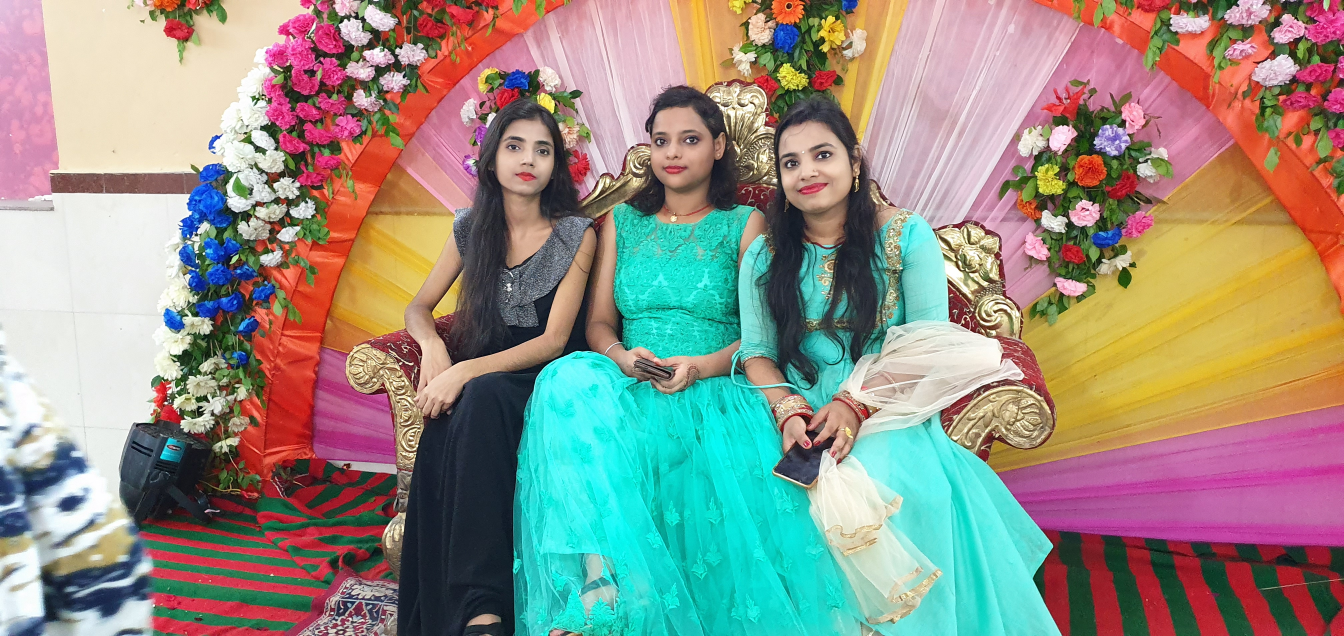
#> input picture ex.jpg, 4032 x 1908 px (shown at 1/3 size)
$ python tutorial11.py
#> lines starting #> are read from the running program, lines starting #| are printed output that depends on the picture; after the words box and inside, x2 and y2 are one past the last pixel; in counts of white or black regions, pixels touching at a corner belong together
#bitwise operation
import cv2
import numpy as np


img1=np.zeros((250,500,3),np.uint8)
img1=cv2.rectangle(img1,(200,0),(300,100),(255,255,255),-1)
img2=cv2.imread('ex.jpg')
#> img2 is the input picture: shape (1908, 4032, 3); mean B, G, R 132.4, 144.1, 147.9
img2=cv2.resize(img2,(500,250))
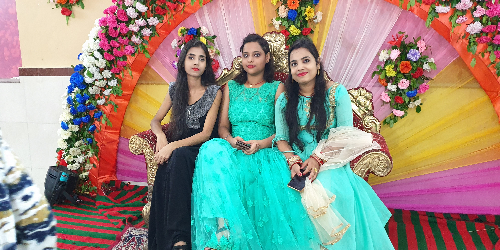
#> img2: shape (250, 500, 3); mean B, G, R 132.3, 144.1, 147.8
print(img2.shape)
#| (250, 500, 3)
bitwiseand=cv2.bitwise_xor(img2,img1)
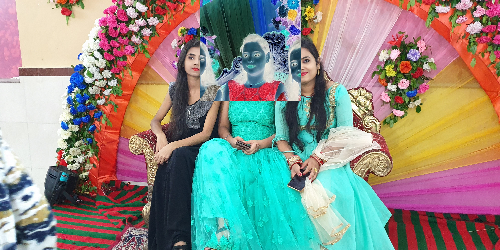
#> bitwiseand: shape (250, 500, 3); mean B, G, R 132.6, 142, 143.6
cv2.imshow('image1',img1)
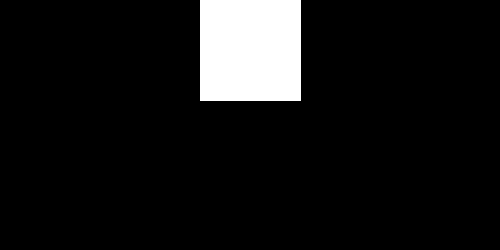
#> window 'image1': shape (250, 500, 3); 8.2% white; 1 white region, box (x1, y1, x2, y2) and area: (200, 0, 301, 101) 10201
cv2.imshow('image2',img2)
cv2.imshow('image3',bitwiseand)


cv2.waitKey(0)
cv2.destroyAllWindows()
